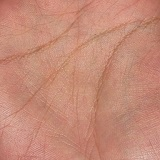
%> input picture imtest.JPG, 160 x 160 px
$ octave testexp.m   (GNU Octave 9; MATLAB toolbox functions it lacks are replaced by stand-ins)
%> lines starting %> are read from the running program, lines starting %| are printed output that depends on the picture
### edgeresponse.m
function image = edgeresponse(im, resp)
        %cmfrat filters 0, 20, 40, 60, 80, 100, 120, 140, 160
        f0 = cmfrat(11, 11, 0);
        f20 = cmfrat(11, 11, 20);
        f40 = cmfrat(11, 11, 40);
        f60 = cmfrat(11, 11, 60);
        f80 = cmfrat(11, 11, 80);
        f100 = cmfrat(11, 11, 100);
        f120 = cmfrat(11, 11, 120);
        f140 = cmfrat(11, 11, 140);
        f160 = cmfrat(11, 11, 160);

        im0 = imfilter(im, f0, 'symmetric');
        im20 = imfilter(im, f20, 'symmetric');
        im40 = imfilter(im, f40, 'symmetric');
        im60 = imfilter(im, f60, 'symmetric');
        im80 = imfilter(im, f80, 'symmetric');
        im100 = imfilter(im, f100, 'symmetric');
        im120 = imfilter(im, f120, 'symmetric');
        im140 = imfilter(im, f140, 'symmetric');
        im160 = imfilter(im, f160, 'symmetric');

        %combined the images
        if strcmp(resp, 'max')
            image = maxresponse(im0, im20, im40, im60, im80, im100, im120, im140, im160);
        else
            image = minresponse(im0, im20, im40, im60, im80, im100, im120, im140, im160);
        end

        image = imadjust(image);

% [13 lines of commented-out code are left out]
end

### maxresponse.m
function image = maxresponse(im0, im20, im40, im60, im80, im100, im120, im140, im160)
    [row, col] = size(im0);
    image = zeros(row, col);
    for t=1:row
       for k=1:col
            image(t, k) = max([im0(t, k), im20(t, k), im40(t, k), im60(t, k), im80(t, k), im100(t, k), im120(t, k), im140(t, k), im160(t, k)]);
       end
    end
end

### oldedgeresponse.m
function image = oldedgeresponse(im, resp)
        im = imcomplement(im);

        %cmfrat filters 0, 20, 40, 60, 80, 100, 120, 140, 160
        f0 = oldcmfrat(11, 11, 0);
        f20 = oldcmfrat(11, 11, 20);
        f40 = oldcmfrat(11, 11, 40);
        f60 = oldcmfrat(11, 11, 60);
        f80 = oldcmfrat(11, 11, 80);
        f100 = oldcmfrat(11, 11, 100);
        f120 = oldcmfrat(11, 11, 120);
        f140 = oldcmfrat(11, 11, 140);
        f160 = oldcmfrat(11, 11, 160);

        im0 = imfilter(im, f0, 'symmetric');
        im20 = imfilter(im, f20, 'symmetric');
        im40 = imfilter(im, f40, 'symmetric');
        im60 = imfilter(im, f60, 'symmetric');
        im80 = imfilter(im, f80, 'symmetric');
        im100 = imfilter(im, f100, 'symmetric');
        im120 = imfilter(im, f120, 'symmetric');
        im140 = imfilter(im, f140, 'symmetric');
        im160 = imfilter(im, f160, 'symmetric');

        %combined the images
        if strcmp(resp, 'max')
            image = maxresponse(im0, im20, im40, im60, im80, im100, im120, im140, im160);
        else
            image = minresponse(im0, im20, im40, im60, im80, im100, im120, im140, im160);
        end

        image = imadjust(image);

% [13 lines of commented-out code are left out]
end

### cmfrat.m
function mat = cmfrat(row, col, angle)
    row = row + 4;
    col = col + 4;
    mat = zeros(row, col);

    m = -tand(angle);
    a = round(col / 2);
    b = round(row / 2);

    if (angle >= 0 && angle <= 45) || (angle > 135 && angle <= 180)
        for x=col - 2:-1:3
            y = round(m*(x - a) + b);
            mat([y-1, y, y+1], x) = 1/33;
            mat([y-3, y-2, y+2, y+3], x) = -1/66;
        end

    elseif angle > 45 && angle <= 135
        for y=row - 2:-1:3
            x = round((y - b)/m + a);
            mat(y, [x-1, x, x+1]) = 1/33;
            mat(y, [x-3, x-2, x+2, x+3]) = -1/66;
        end
    end
end

### oldcmfrat.m
function mat = oldcmfrat(row, col, angle)
    row = row + 4;
    col = col + 4;
    mat = zeros(row, col);

    m = -tand(angle);
    a = round(col / 2);
    b = round(row / 2);

    if (angle >= 0 && angle <= 45) || (angle > 135 && angle <= 180)
        for x=col - 2:-1:3
            y = round(m*(x - a) + b);
            mat([y-1, y, y+1], x) = -1/33;
            mat([y-3, y-2, y+2, y+3], x) = 1/66;
        end

    elseif angle > 45 && angle <= 135
        for y=row - 2:-1:3
            x = round((y - b)/m + a);
            mat(y, [x-1, x, x+1]) = -1/33;
            mat(y, [x-3, x-2, x+2, x+3]) = 1/66;
        end
    end
end

### testexp.m
close all;

im1 = imread('imtest.jpg');
%> im1 is the input picture: size 160x160x3 uint8; mean R, G, B 196.9, 138.6, 119.4

imb = im2double(rgb2gray(im1));
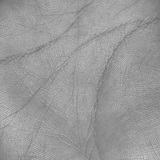
%> imb: size 160x160 double; min 0.424, max 0.784, mean 0.603
imb = imcomplement(imb);
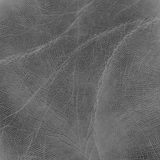
%> imb: size 160x160 double; min 0.216, max 0.576, mean 0.397

subplot(4, 4, 1), imshow(im1);
subplot(4, 4, 2), imshow(imb);

im = imb;
for t=1:12
    im = edgeresponse(im, 'max');
    subplot(4, 4, t+2), imshow(im);
%> (the run ends here)
